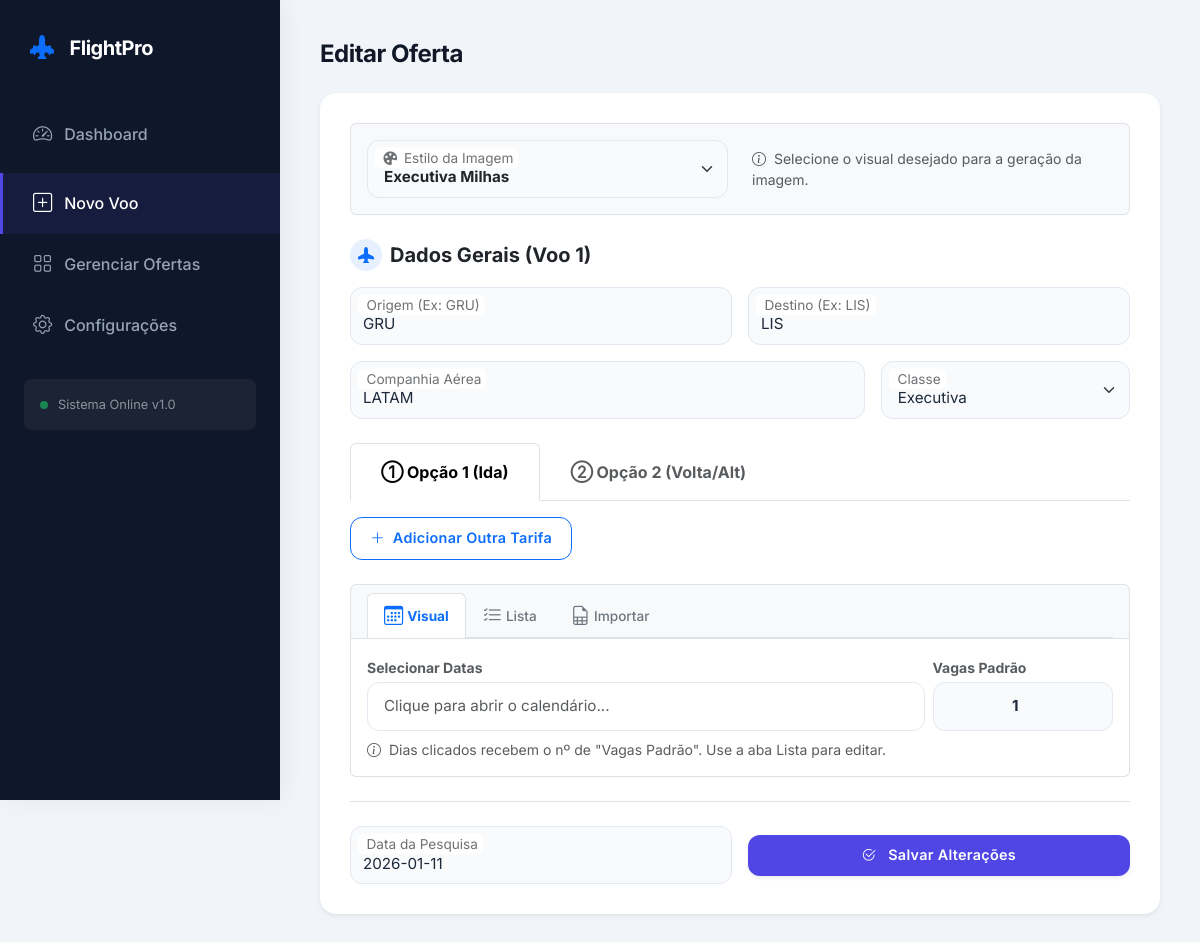
The app's page /edit/19 (signed in) with its own data.
### tables this page shows
CREATE TABLE searches (
            id INTEGER PRIMARY KEY AUTOINCREMENT,
            origin TEXT,
            destination TEXT,
            available_dates TEXT,
            program TEXT,
            operator TEXT,
            flight_type TEXT,
            cost REAL,
            search_date TEXT,
            image_path TEXT
        , program_1 TEXT, cost_1 REAL, dates_1 TEXT, program_2 TEXT, cost_2 REAL, dates_2 TEXT, origin_2 TEXT, destination_2 TEXT, miles_qty_1 TEXT, prog_id_1 INTEGER, tax_val_1 TEXT, curr_id_1 INTEGER, miles_qty_2 TEXT, prog_id_2 INTEGER, tax_val_2 TEXT, curr_id_2 INTEGER, prices_json_1 TEXT, prices_json_2 TEXT, selected_bg TEXT);

### app.py (the view, shortened to what this page needs)
@app.route('/edit/<int:id>', methods=['GET', 'POST'])
@login_required
def edit_search(id):
    conn = sqlite3.connect(DB_NAME); conn.row_factory = sqlite3.Row; cursor = conn.cursor()
    cursor.execute("SELECT * FROM searches WHERE id = ?", (id,))
    search = dict(cursor.fetchone())
    if search.get('prices_json_1'): search['prices_1'] = json.loads(search['prices_json_1'])
    if search.get('prices_json_2'): search['prices_2'] = json.loads(search['prices_json_2'])
    cursor.execute("SELECT * FROM programs ORDER BY name")
    programs = cursor.fetchall()
    cursor.execute("SELECT * FROM currencies ORDER BY id")
    currencies = cursor.fetchall()
    conn.close()
    return render_template('register.html', search=search, programs=programs, currencies=currencies, templates=get_available_templates())

### app.py (called while the page is built)
@login_manager.user_loader
def load_user(user_id):
    conn = sqlite3.connect(DB_NAME); cursor = conn.cursor()
    cursor.execute("SELECT * FROM users WHERE id = ?", (user_id,))
    data = cursor.fetchone(); conn.close()
    if data: return User(id=data[0], username=data[1], password=data[2])
    return None

def get_available_templates():
    files = []
    if os.path.exists(TEMPLATES_FOLDER):
        files = [f for f in os.listdir(TEMPLATES_FOLDER) if f.lower().endswith('.png')]
    return sorted(files)

### templates/register.html (shortened to what this page needs)
{% extends "base.html" %}
{% block content %}
<link rel="stylesheet" href="https://cdn.jsdelivr.net/npm/flatpickr/dist/flatpickr.min.css">
<link rel="stylesheet" type="text/css" href="https://npmcdn.com/flatpickr/dist/themes/dark.css">
<div class="mb-4">
    <h2 class="page-title">{{ 'Editar Oferta' if search else 'Nova Oferta' }}</h2>
</div>
<div class="row g-4">
    <div class="col-12">
        <div class="card-custom border-0 shadow-sm">
            <form id="flightForm" action="{{ url_for('edit_search', id=search['id']) if search else url_for('register') }}" method="POST">
                <div class="mb-4 p-3 bg-light rounded border">
                    <div class="row align-items-center">
                        <div class="col-md-6">
                            <div class="form-floating">
                                <select class="form-select fw-bold text-dark" id="selected_bg" name="selected_bg">
                                    {% if templates %}
                                        {% for t in templates %}
                                        <option value="{{ t }}" {{ 'selected' if search and search['selected_bg'] == t else '' }}>
                                            {{ t|replace('.png', '')|replace('_', ' ')|title }}
                                        </option>
                                        {% endfor %}
                                    {% endif %}
                                </select>
                                <label for="selected_bg">Estilo da Imagem</label>
                            </div>
                        </div>
                        <div class="col-md-6 text-muted small mt-2 mt-md-0">
                            <i class="bi bi-info-circle me-1"></i> Selecione o visual desejado para a geração da imagem.
                        </div>
                    </div>
                </div>
                <div class="d-flex align-items-center mb-3">
                    <div class="bg-primary bg-opacity-10 text-primary rounded-circle p-2 me-2 d-flex align-items-center justify-content-center" style="width: 32px; height: 32px;">
                        <i class="bi bi-airplane-fill"></i>
                    </div>
                    <h5 class="fw-bold mb-0 text-dark">Dados Gerais (Voo 1)</h5>
                </div>
                <div class="row g-3 mb-4">
                    <div class="col-md-6">
                        <div class="form-floating">
                            <input type="text" class="form-control" name="origin" placeholder="Origem" required value="{{ search['origin'] if search else '' }}">
                            <label>Origem (Ex: GRU)</label>
                        </div>
                    </div>
                    <div class="col-md-6">
                        <div class="form-floating">
                            <input type="text" class="form-control" name="destination" placeholder="Destino" required value="{{ search['destination'] if search else '' }}">
                            <label>Destino (Ex: LIS)</label>
                        </div>
                    </div>
                    <div class="col-md-8">
                        <div class="form-floating">
                            <input type="text" class="form-control" name="operator" placeholder="Operador" value="{{ search['operator'] if search else '' }}">
                            <label>Companhia Aérea</label>
                        </div>
                    </div>
                    <div class="col-md-4">
                        <div class="form-floating">
                            <select class="form-select" name="flight_type">
                                <option value="Executiva" {{ 'selected' if search and search['flight_type'] == 'Executiva' else '' }}>Executiva</option>
                            </select>
                            <label>Classe</label>
                        </div>
                    </div>
                </div>
                <ul class="nav nav-tabs mb-3" id="flightTabs" role="tablist">
                    <li class="nav-item"><button class="nav-link active fw-bold" id="opt1-tab" data-bs-toggle="tab" data-bs-target="#opt1" type="button">① Opção 1 (Ida)</button></li>
                    <li class="nav-item"><button class="nav-link fw-bold text-muted" id="opt2-tab" data-bs-toggle="tab" data-bs-target="#opt2" type="button">② Opção 2 (Volta/Alt)</button></li>
                </ul>
                <div class="tab-content border-bottom mb-4 pb-4" id="flightTabsContent">
                    <div class="tab-pane fade show active" id="opt1">
                        <button type="button" class="btn btn-sm btn-outline-primary mb-4" onclick="addPriceRow(1)">
                            <i class="bi bi-plus-lg me-1"></i> Adicionar Outra Tarifa
                        </button>
                        <div class="date-header">
                            <ul class="nav nav-tabs date-tabs" id="datesTabs1" role="tablist">
                                <li class="nav-item">
                                    <button class="nav-link active" id="cal-tab-1" data-bs-toggle="tab" data-bs-target="#cal-view-1" type="button"><i class="bi bi-calendar3 me-1"></i>Visual</button>
                                </li>
                                <li class="nav-item">
                                    <button class="nav-link" id="list-tab-1" data-bs-toggle="tab" data-bs-target="#list-view-1" type="button"><i class="bi bi-list-check me-1"></i>Lista</button>
                                </li>
                                <li class="nav-item">
                                    <button class="nav-link" id="import-tab-1" data-bs-toggle="tab" data-bs-target="#import-view-1" type="button"><i class="bi bi-file-earmark-spreadsheet me-1"></i>Importar</button>
                                </li>
                            </ul>
                        </div>
                        <div class="date-content">
                            <div class="tab-content">
                                <div class="tab-pane fade show active" id="cal-view-1">
                                    <div class="row align-items-end g-2">
                                        <div class="col-md-9">
                                            <label class="small text-muted fw-bold mb-1">Selecionar Datas</label>
                                            <input type="text" id="flatpickr_1" class="form-control bg-white" placeholder="Clique para abrir o calendário...">
                                        </div>
                                        <div class="col-md-3">
                                            <label class="small text-muted fw-bold mb-1">Vagas Padrão</label>
                                            <input type="number" id="default_seats_1" class="form-control text-center fw-bold" value="1" min="1" title="Vagas aplicadas ao clicar no calendário">
                                        </div>
                                    </div>
                                    <div class="form-text small mt-2 text-muted">
                                        <i class="bi bi-info-circle me-1"></i> Dias clicados recebem o nº de "Vagas Padrão". Use a aba Lista para editar.
                                    </div>
                                </div>
                            </div>
                        </div>
                    </div>
                </div>
                <div class="d-flex justify-content-between align-items-center mt-4">
                    <div class="form-floating w-50 me-3">
                        <input type="text" class="form-control" id="search_date" name="search_date" placeholder="DD/MM/AAAA" required value="{{ search['search_date'] if search else '' }}"><label>Data da Pesquisa</label>
                    </div>
                    <button type="submit" class="btn btn-primary-custom btn-lg w-50 shadow-sm"><i class="bi bi-check2-circle me-2"></i> {{ 'Salvar Alterações' if search else 'Gerar Oferta' }}</button>
                </div>
            </form>
        </div>
    </div>
</div>
{% endblock %}

### templates/base.html (style rules this page uses)
:root { --primary: #4f46e5; --primary-hover: #4338ca; --secondary: #64748b; --bg-body: #f1f5f9; --sidebar-bg: #0f172a; --card-bg: #ffffff; --text-main: #1e293b; --text-muted: #94a3b8; --border-color: #e2e8f0; --radius-md: 12px; --radius-lg: 16px; --shadow-sm: 0 1px 3px 0 rgb(0 0 0 / 0.1), 0 1px 2px -1px rgb(0 0 0 / 0.1); --shadow-md: 0 4px 6px -1px rgb(0 0 0 / 0.1), 0 2px 4px -2px rgb(0 0 0 / 0.1); --shadow-lg: 0 10px 15px -3px rgb(0 0 0 / 0.1), 0 4px 6px -4px rgb(0 0 0 / 0.1); }
body { font-family: 'Inter', sans-serif; background-color: var(--bg-body); color: var(--text-main); -webkit-font-smoothing: antialiased; }
.nav-link { color: var(--text-muted); padding: 16px 30px; font-weight: 500; transition: all 0.3s ease; border-left: 3px solid transparent; display: flex; align-items: center; }
.nav-link i { font-size: 1.2rem; margin-right: 12px; }
.nav-link.active { color: white; background: rgba(79, 70, 229, 0.1); border-left-color: var(--primary); }
.card-custom { background: var(--card-bg); border-radius: var(--radius-lg); border: 1px solid var(--border-color); box-shadow: var(--shadow-sm); padding: 30px; margin-bottom: 25px; transition: box-shadow 0.3s ease; }
.form-control, .form-select { background-color: #f8fafc; border: 1px solid var(--border-color); border-radius: var(--radius-md); padding: 0.75rem 1rem; font-size: 0.95rem; color: var(--text-main); transition: all 0.2s; }
.form-floating > label { color: var(--text-muted); padding-left: 1rem; }
.btn { border-radius: var(--radius-md); padding: 0.6rem 1.2rem; font-weight: 600; font-size: 0.9rem; letter-spacing: 0.3px; transition: all 0.2s; }
.btn-primary-custom { background-color: var(--primary); color: white; border: none; box-shadow: 0 4px 6px -1px rgba(79, 70, 229, 0.4); }
.page-title { font-size: 1.5rem; font-weight: 700; color: #111827; letter-spacing: -0.5px; }

### templates/register.html (style rules this page uses)
.date-tabs .nav-link { color: #6c757d; font-size: 0.85rem; padding: 0.5rem 1rem; border: 1px solid transparent; border-bottom: none; }
.date-tabs .nav-link.active { color: #0d6efd; background-color: #fff; border-color: #dee2e6 #dee2e6 #fff; font-weight: bold; }
.date-tabs { border-bottom: 1px solid #dee2e6; margin-bottom: 0; }
.date-content { border: 1px solid #dee2e6; border-top: none; background: #fff; border-radius: 0 0 0.375rem 0.375rem; padding: 1rem; }
.date-header { background-color: #f8f9fa; border: 1px solid #dee2e6; border-radius: 0.375rem 0.375rem 0 0; padding: 0.5rem 1rem 0; }

### records on screen
searches: origin "GRU", destination "LIS", operator "LATAM", search_date "2026-01-11"

### other values on screen
{{ 'Editar Oferta' if search else 'Nova Oferta' }} "Editar Oferta"
{{ 'Salvar Alterações' if search else 'Gerar Oferta' }} "Salvar Alterações"
form field selected_bg "Executiva Milhas"
